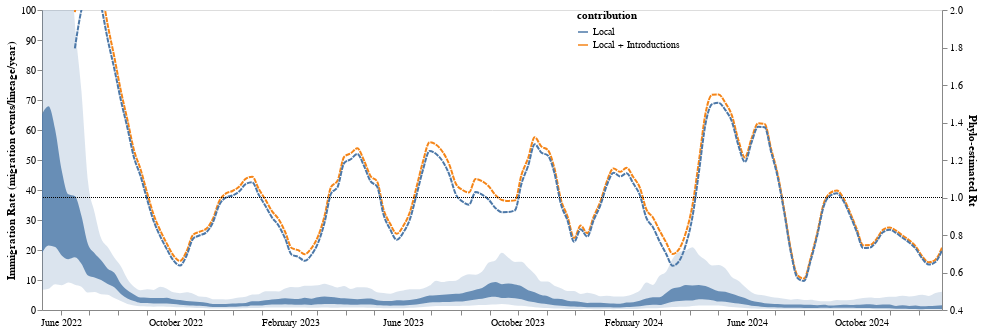

Notebook source saved alongside this figure:
### Code cell
alt.layer(mig_plot, line_rt).resolve_scale(y= "independent")

### Figure 1 — Vega-Lite specification as saved in the notebook (floating-point values rounded to 4 significant figures; data arrays with more than 128 entries replaced by an {"elided": "..."} marker saying what was removed)
{"config": {"view": {"continuousWidth": 400, "continuousHeight": 300}}, "layer": [{"layer": [{"mark": {"type": "area", "interpolate": "monotone", "opacity": 0.8}, "encoding": {"x": {"axis": {"format": "%B %Y", "grid": false, "tickCount": "month", "title": ""}, "field": "date", "type": "temporal"}, "y": {"axis": {"grid": false, "title": "Immigration Rate (migration events/lineage/year)"}, "field": "lower_hpd_linear_50", "type": "quantitative"}, "y2": {"field": "upper_hpd_linear_50"}}, "height": 300, "width": 900}, {"mark": {"type": "area", "clip": true, "interpolate": "monotone", "opacity": 0.2}, "encoding": {"x": {"axis": {"format": "%B %Y", "grid": false, "tickCount": "month", "title": ""}, "field": "date", "type": "temporal"}, "y": {"axis": {"grid": false, "title": "Immigration Rate (migration events/lineage/year)"}, "field": "lower_hpd_linear", "scale": {"domain": [0, 100]}, "type": "quantitative"}, "y2": {"field": "upper_hpd_linear"}}, "height": 300, "width": 900}], "data": {"name": "data-bd5025c447d0186f102049b3feeeae87"}}, {"layer": [{"data": {"name": "data-e69ceb46c1474e09944c4ff33f4be179"}, "mark": {"type": "line", "clip": true, "interpolate": "monotone", "opacity": 1, "strokeDash": [5, 1]}, "encoding": {"color": {"field": "contribution", "legend": {"labelLimit": 400, "offset": -400}, "type": "nominal"}, "x": {"axis": {"format": "%B %Y", "grid": false, "tickCount": "month", "title": ""}, "field": "date", "type": "temporal"}, "y": {"axis": {"grid": false, "title": "Phylo-estimated Rt"}, "field": "mean_percent_MA", "scale": {"domain": [0.5, 2]}, "type": "quantitative"}}, "height": 300, "width": 900}, {"data": {"name": "data-0f80976e06af035141dd0a0f11df9332"}, "mark": {"type": "rule", "strokeDash": [1, 1]}, "encoding": {"y": {"field": "y", "type": "quantitative"}}, "height": 300, "width": 900}]}], "resolve": {"scale": {"y": "independent"}}, "$schema": "https://vega.github.io/schema/vega-lite/v4.17.0.json", "datasets": {"data-bd5025c447d0186f102049b3feeeae87": {"elided": "138 records"}, "data-e69ceb46c1474e09944c4ff33f4be179": {"elided": "266 records"}, "data-0f80976e06af035141dd0a0f11df9332": [{"y": 1.0}]}}
